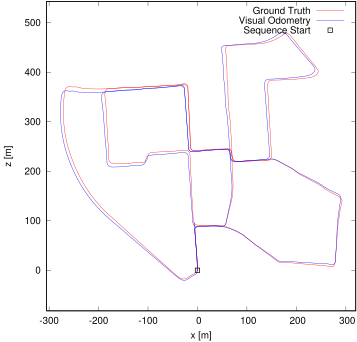

The script that drew this image:
set term postscript eps enhanced color
set output "00.eps"
set size ratio -1
set xrange [-305:320]
set yrange [-82:543]
set xlabel "x [m]"
set ylabel "z [m]"
plot "00.txt" using 1:2 lc rgb "#FF0000" title 'Ground Truth' w lines,"00.txt" using 3:4 lc rgb "#0000FF" title 'Visual Odometry' w lines,"< head -1 00.txt" using 1:2 lc rgb "#000000" pt 4 ps 1 lw 2 title 'Sequence Start' w points
